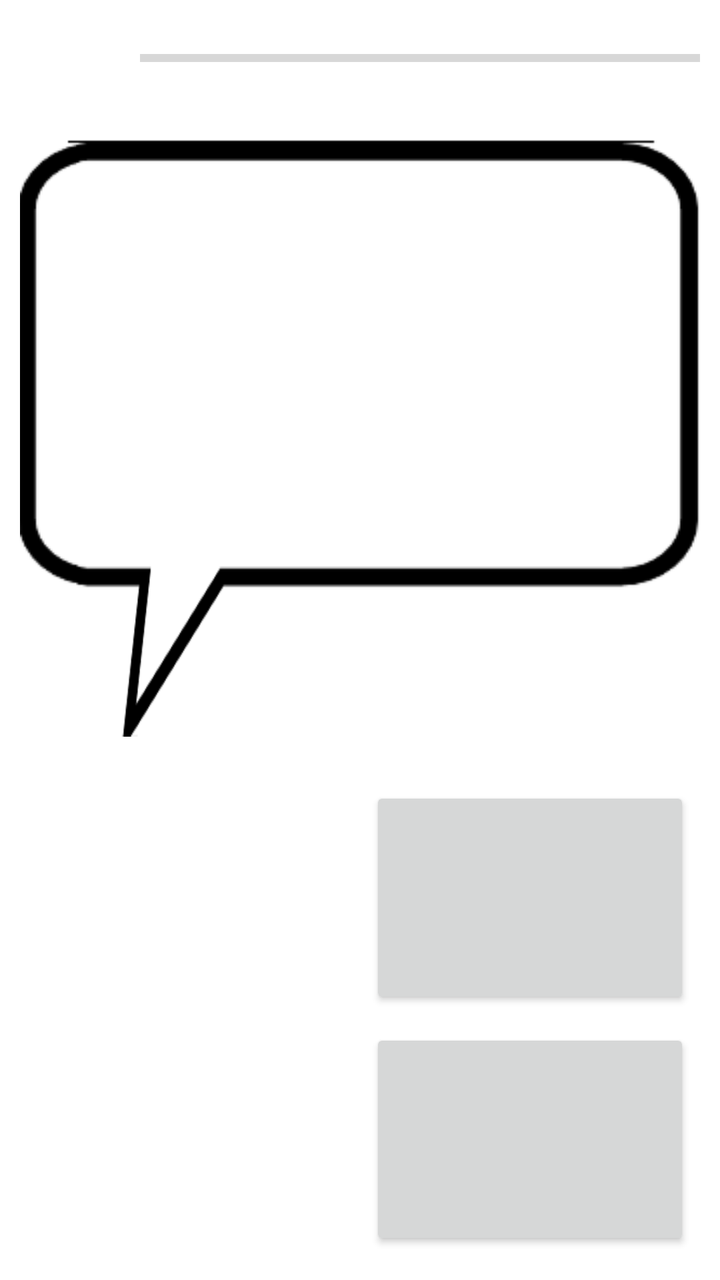
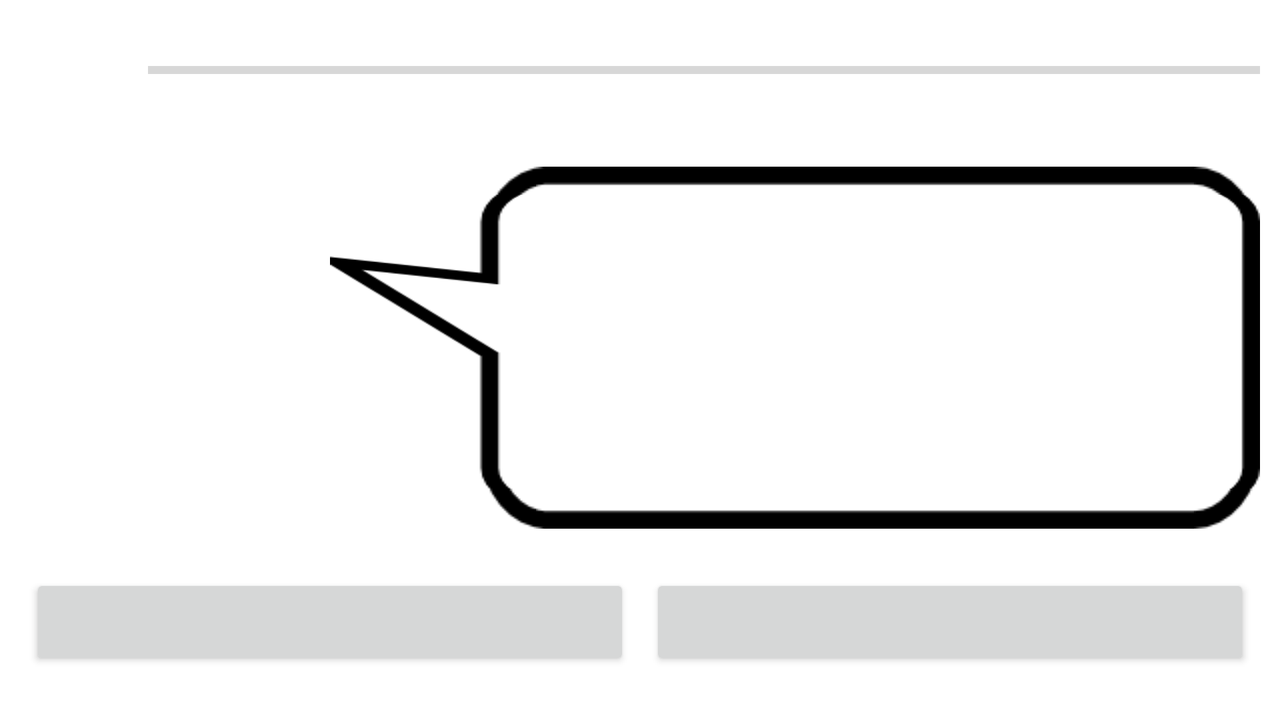

One screen, two layout resources from the same app: the default and the repository's alternative for another configuration. Each is rendered where Android would select it; the XML of both is given below.
<!-- AndroidManifest.xml: application theme AppTheme -->
<!-- res/layout/test.xml -->
<?xml version="1.0" encoding="utf-8"?>
<LinearLayout
    xmlns:android="http://schemas.android.com/apk/res/android"
    android:layout_width="match_parent"
    android:layout_height="match_parent"
    android:orientation="vertical"
    android:background="#FFFFFF">

    <LinearLayout
        android:id="@+id/upperBar"
        android:layout_width="match_parent"
        android:layout_height="match_parent"
        android:orientation="horizontal"
        android:layout_weight="20">
        <Button
            android:id="@+id/back"
            android:layout_width="match_parent"
            android:layout_height="match_parent"
            android:layout_margin="10dp"
            android:onClick="ButtonMenuClick"
            android:background="@drawable/back_button"
            android:layout_weight="5"/>
        <ProgressBar
            android:id="@+id/progress"
            style="?android:attr/progressBarStyleHorizontal"
            android:layout_weight="1"
            android:layout_width="match_parent"
            android:layout_height="wrap_content"
            android:layout_margin="10dp"
            android:minHeight="50dp"
            android:indeterminate="false"
            android:max="4"
            android:progress="0" />
    </LinearLayout>
    <TextView
        android:id="@+id/question"
        android:layout_width = "match_parent"
        android:layout_height = "match_parent"
        android:background="@drawable/message2"
        android:autoSizeTextType="uniform"
        android:layout_margin="10dp"
        android:layout_weight="11"/>
    <LinearLayout
        android:id="@+id/robotAndAnswers"
        android:layout_width="match_parent"
        android:layout_height="match_parent"
        android:layout_weight="13"
        android:orientation="horizontal"
        android:layout_margin="10dp">
        <ImageView
            android:id="@+id/robot"
            android:layout_width="match_parent"
            android:layout_height="match_parent"
            android:layout_weight="3" />
        <LinearLayout
            android:id="@+id/answers"
            android:layout_width="match_parent"
            android:layout_height="match_parent"
            android:layout_weight="3"
            android:orientation="vertical">
            <Button
                android:id="@+id/firstButton"
                android:layout_width="match_parent"
                android:layout_height="match_parent"
                android:layout_gravity="center"
                android:layout_margin="5dp"
                android:layout_weight="1"
                android:onClick="Button1Click"
                android:textSize="15sp" />
            <Button
                android:id="@+id/secondButton"
                android:layout_width="match_parent"
                android:layout_height="match_parent"
                android:layout_gravity="center"
                android:layout_margin="5dp"
                android:layout_weight="1"
                android:onClick="Button2Click"
                android:textSize="15sp" />
        </LinearLayout>
    </LinearLayout>

</LinearLayout>
<!-- resources referenced by this layout -->
<resources>
  <!-- drawable message2: png bitmap (drawable, 6354 bytes) -->
  <style name="AppTheme" parent="Theme.AppCompat.Light.DarkActionBar">
          
          <item name="colorPrimary">@color/colorPrimary</item>
          <item name="colorPrimaryDark">@color/colorPrimaryDark</item>
          <item name="colorAccent">@color/colorAccent</item>
      </style>
  <color name="colorPrimary">#008577</color>
  <color name="colorPrimaryDark">#00574B</color>
  <color name="colorAccent">#D81B60</color>
</resources>
<!-- res/layout-land/test.xml (the repository's variant of the layout above) -->
<!-- drawn on the phone turned sideways -->
<?xml version="1.0" encoding="utf-8"?>
<LinearLayout
    xmlns:android="http://schemas.android.com/apk/res/android"
    android:layout_width="match_parent"
    android:layout_height="match_parent"
    android:orientation="vertical"
    android:background="#FFFFFF">

    <LinearLayout
        android:layout_width="match_parent"
        android:layout_height="wrap_content"
        android:orientation="horizontal"
        android:layout_weight="1">
        <Button
            android:layout_width="match_parent"
            android:layout_height="match_parent"
            android:layout_margin="10dp"
            android:onClick="ButtonMenuClick"
            android:background="@drawable/back_button"
            android:layout_weight="9"/>
        <ProgressBar
            android:id="@+id/progress"
            style="?android:attr/progressBarStyleHorizontal"
            android:layout_weight="1"
            android:layout_width="match_parent"
            android:layout_height="wrap_content"
            android:layout_margin="10dp"
            android:minHeight="50dp"
            android:indeterminate="false"
            android:max="3"
            android:progress="0" />
    </LinearLayout>
    <LinearLayout
        android:layout_width="match_parent"
        android:layout_height="wrap_content"
        android:orientation="horizontal"
        android:layout_margin="10dp"
        android:layout_weight="50">

        <ImageView
            android:id="@+id/robot"
            android:layout_width="match_parent"
            android:layout_height="wrap_content"
            android:layout_weight="3" />
        <TextView
            android:id="@+id/question"
            android:layout_width = "match_parent"
            android:layout_height = "match_parent"
            android:background="@drawable/message"
            android:autoSizeTextType="uniform"
            android:layout_weight="1" />
    </LinearLayout>
    <LinearLayout
        android:layout_width="match_parent"
        android:layout_height="wrap_content"
        android:layout_weight="2"
        android:orientation="horizontal"
        android:layout_margin="10dp">

        <Button
            android:id="@+id/firstButton"
            android:layout_width="wrap_content"
            android:layout_height="wrap_content"
            android:layout_gravity="center|bottom"
            android:layout_margin="5dp"
            android:layout_weight="1"
            android:onClick="Button1Click"
            android:textSize="15sp" />

        <Button
            android:id="@+id/secondButton"
            android:layout_width="wrap_content"
            android:layout_height="wrap_content"
            android:layout_gravity="center|bottom"
            android:layout_margin="5dp"
            android:layout_weight="1"
            android:onClick="Button2Click"
            android:textSize="15sp" />
    </LinearLayout>

</LinearLayout>
<!-- resources referenced by the variant -->
<!-- as the phone turned sideways resolves them -->
<resources>
  <!-- drawable message: png bitmap (drawable, 4242 bytes) -->
  <style name="AppTheme" parent="Theme.AppCompat.Light.DarkActionBar">
          
          <item name="colorPrimary">@color/colorPrimary</item>
          <item name="colorPrimaryDark">@color/colorPrimaryDark</item>
          <item name="colorAccent">@color/colorAccent</item>
      </style>
  <color name="colorPrimary">#008577</color>
  <color name="colorPrimaryDark">#00574B</color>
  <color name="colorAccent">#D81B60</color>
</resources>
